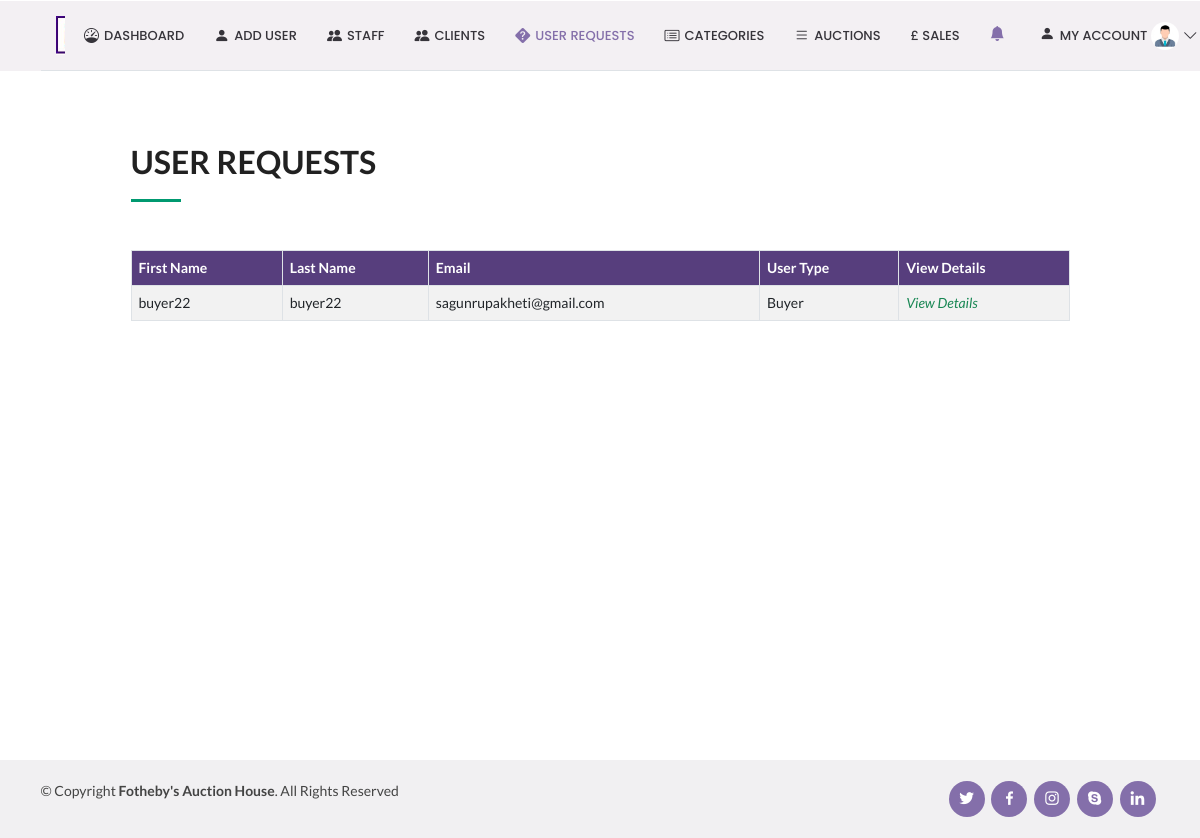
The page /viewRequest on the database its author committed.
### auction_app/models.py (models this page shows)
class draftUser(models.Model):
    id = models.AutoField(primary_key=True, unique=True)
    firstName = models.CharField(max_length=255, )
    lastName = models.CharField(max_length=255, )
    email = models.EmailField(max_length=255,)
    dob = models.DateField(auto_now_add=False, auto_now=False, blank=True, validators=[eighteenYears])
    country = models.CharField(max_length=255, )
    city = models.CharField(max_length=255, )
    zip_code = models.CharField(max_length=5, )
    address = models.CharField(max_length=255, )
    country_code = models.CharField(max_length=255)
    contact = models.CharField(max_length=255, blank=True)
    bank_account_number = models.IntegerField()
    bank_sort_code= models.IntegerField()
    client_type = models.CharField(max_length=255)
    status = models.CharField(max_length=255, default='Pending')

### auction_app/views.py (the view)
# urls.py: path('viewRequest', views.viewRequest, name='viewRequest'),
def viewRequest(request):
    getRequest = draftUser.objects.all().filter(status='Pending')
    notification = Notification.objects.all().filter(concerned_to='Admin')
    return render(request,'viewRequest.html',{'users':getRequest,'notification':notification})

### templates/viewRequest.html (shortened to what this page needs)
<!DOCTYPE html>
{% extends "adminDashboard.html"%}
{% load static %}
{% block body_block %}
    <section id="about" class="about bg-white" style="margin-left:10vw; width:80vw; min-height:80vh;">
      <div class="container">
         <div class="section-title mt-4" data-aos="fade-left">
              <h2>User Requests</h2>
        <div class="table-responsive" style="margin-top:6vh;">
          <table class="table table-bordered table-striped" id="dataTable" width="100%" cellspacing="0">
              <thead>
                  <tr class="text-white" style="background-color:#573E7D;">
                    <th>First Name</th>
                    <th>Last Name</th>
                    <th>Email</th>
                    <th>User Type</th>
                    <th>View Details</th>
                  </tr>
              </thead>
              <tbody>
                  {% if users %}
                      {% for e in users %}
                        <tr>
                          <td>{{e.firstName}} </td>
                          <td>{{e.lastName}} </td>
                          <td>{{e.email}} </td>
                          <td>{{e.client_type}} </td>
                          <td><a href="{% url 'viewDraftDetails' e.id %}" style="text-decoration:none"><i class="fas fa-edit text-success">View Details</i></a></td>
                        </tr>
                      {% endfor %}
                    {% else %}
                      <h1>No requests yet!</h1>
                  {% endif %}
              </tbody>
          </table>
        </div>
      </div>
    </section>
{% endblock %}

### static/css/style.css (style rules this page uses)
body { font-family: "Open Sans", sans-serif; color: #444444; }
a { color: #009970; text-decoration: none; }
h1, h2, h3, h4, h5, h6 { font-family: "Raleway", sans-serif; }
section { padding: 60px 0; overflow: hidden; }
.section-title { padding-bottom: 30px; }
.section-title h2 { font-size: 32px; font-weight: bold; text-transform: uppercase; margin-bottom: 20px; padding-bottom: 20px; position: relative; }
.section-title h2::after { content: ''; position: absolute; display: block; width: 50px; height: 3px; background: #009970; bottom: 0; left: 0; }

### rows shown on the page
draftUser: firstName "buyer22", lastName "buyer22", email "sagunrupakheti@gmail.com", client_type "Buyer"
